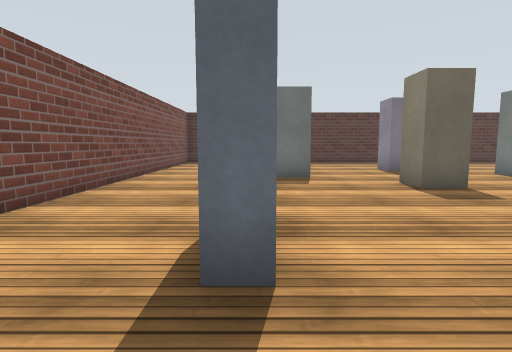
View 1 (above)

17 first-person views from a walk through a world built for the Gazebo simulator. The camera is 0.94 m above the floor, tilts 6° down and sees 80° across. The floor is counted in squares, 1 m on a side. Each view is taken from the middle of a square. On the plan, view 1 faces up. The plan holds only what a view shows up to about 11 squares ahead; the rest is blank. Surface patterns are stand-ins for the level's own textures.

View 2
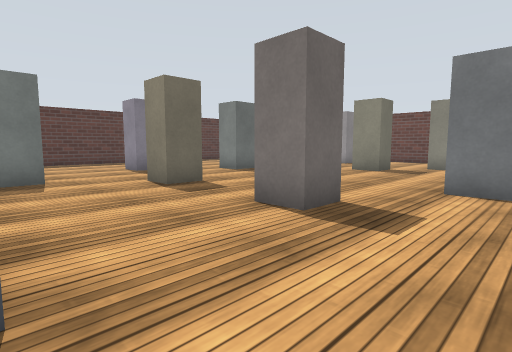

View 3
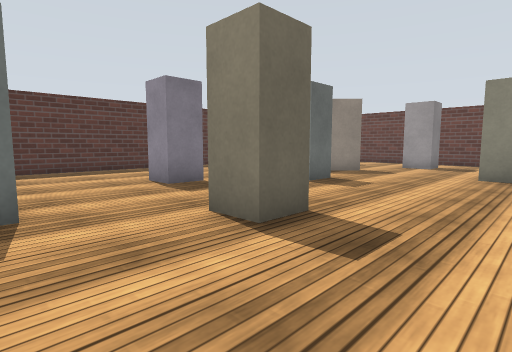

View 4
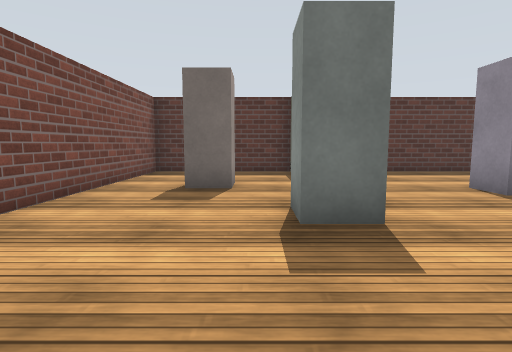

View 5
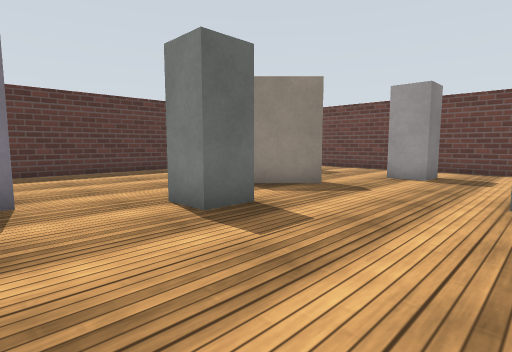

View 6
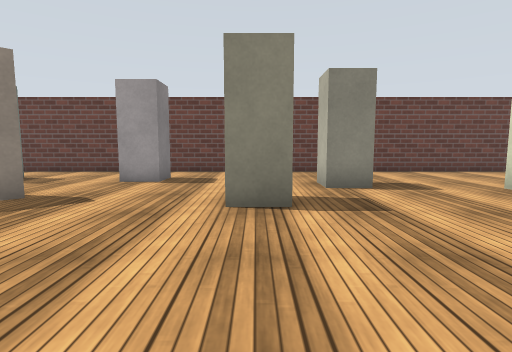

View 7
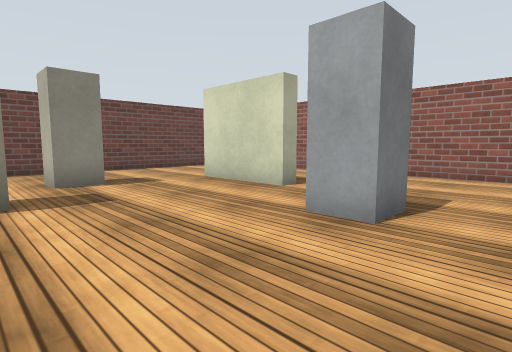

View 8
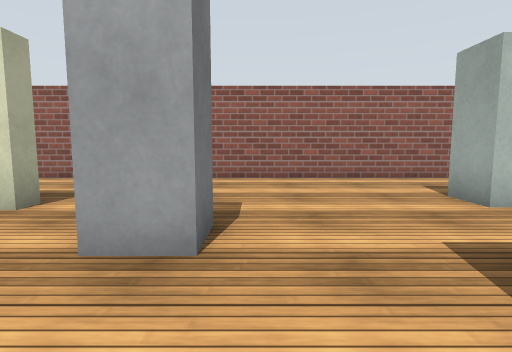

View 9
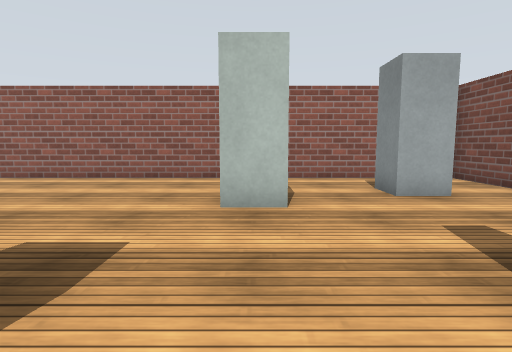

View 10
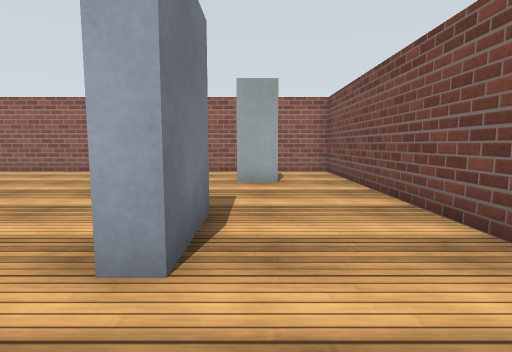

View 11
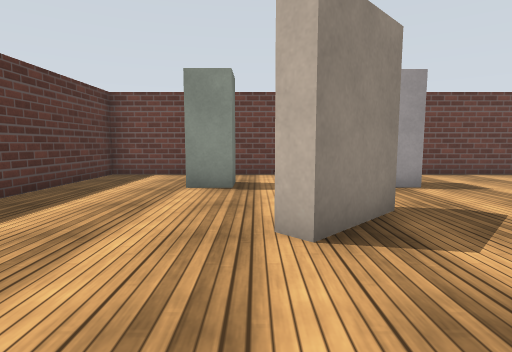

View 12
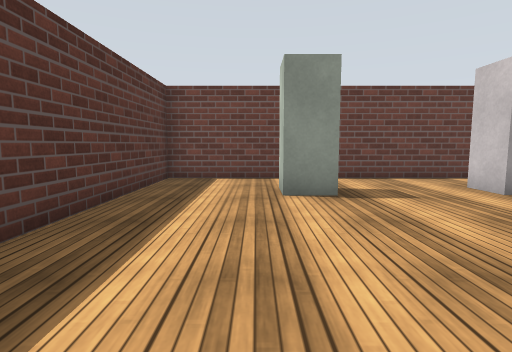

View 13
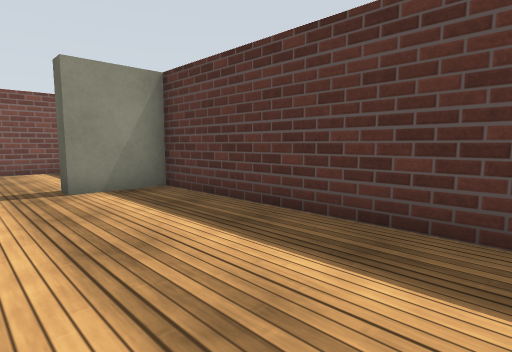

View 14
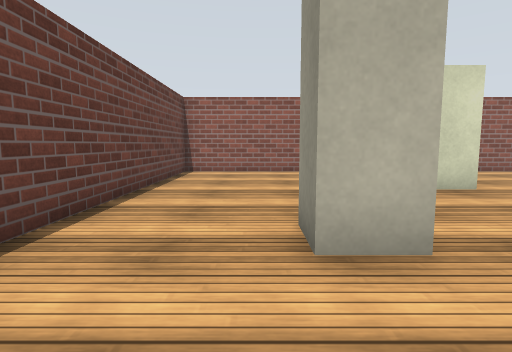

View 15
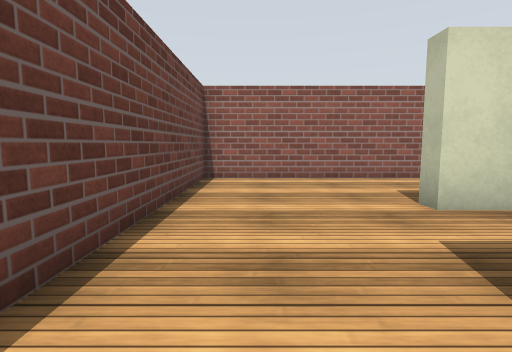

View 16
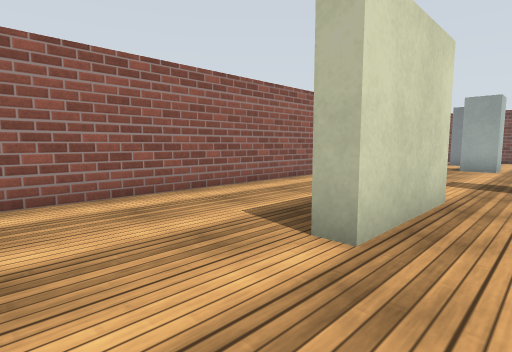

View 17
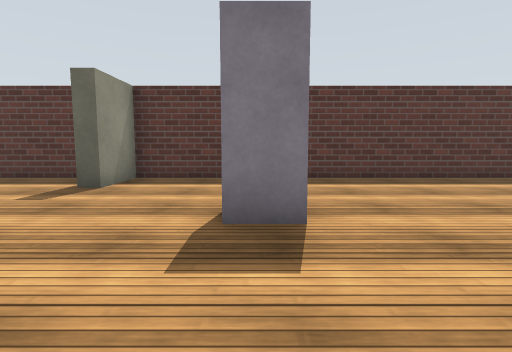

### Floor plan
Points are (right, up) in squares from view 1. A wall is a line through its corners. A room is listed if a view was taken in it or the views show most of it. See-through windows are left out.
Room 1 (views 1, 2, 3, 4, 5, 6, 7, 8, 9, 10, 11, 12, 13, 14, 15, 16, 17)
walls: (11.3, 9) (9.8, 10.4) (10.3, 10.9); (9.4, -0.9) (9.4, -0.3) (12.4, -0.3) (12.4, -0.9); (0.2, 1.9) (-0.4, 1.9) (-0.4, 3.9) (0.2, 3.9); (1.3, 15.4) (-3.4, 15.4) (-3.4, -4.4) (16.4, -4.4) (16.4, 15.4) (1.7, 15.4) (1.7, 13.5) (1.1, 13.5)
objects: box (-1, -2); box (-1, 12); box (1, 9); box (2, -1); box (4, 3); box (4, 7); box (5, 11); box (7, 1); box (8, 9); box (11, 5); box (13, 3); box (14, 8); box (14, 12)

Positions as (right, up) in squares from view 1, and headings:
1: (0, 0), facing up
2: (0, 0), facing up-right
3: (1, 4), facing up-right
4: (0, 5), facing up
5: (5, 5), facing up-right
6: (6, 5), facing right
7: (5, 5), facing down-right
8: (6, 4), facing down
9: (2, 4), facing down
10: (-1, 6), facing down
11: (7, 11), facing right
12: (8, 13), facing right
13: (8, 12), facing up-left
14: (14, 6), facing down
15: (15, 4), facing down
16: (15, 1), facing down-left
17: (5, 7), facing up
